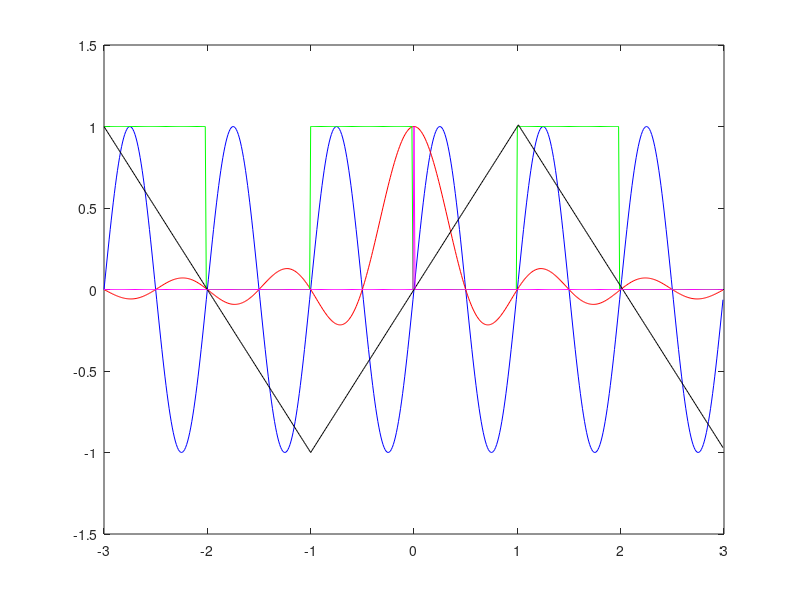

The MATLAB source for this figure:
a=1;

fm = 100;
ini = -3;
fin = 3;

T = 1/fm;
t = ini : T : fin - T;

Y_sin = sin(2 *pi*t);

# SINC

Y_sinc = sin(2*pi*t)./(2*pi*t);

for i = 1 : length(t)
    if abs(t(i)) < 1e-5
        index_cero = i;
        Y_sinc(index_cero) = 1;
    endif
endfor

# ENDSINC

# CUADRADA

fm_cuadrada = 1;
T_cuadrada = 1/fm_cuadrada;
t_cuadrada = ini : T_cuadrada : fin - T_cuadrada;

Y_cuadrada = ones(1, length(t));

flag = false;
for i = 1 : length(t_cuadrada)
    if flag == true
        Y_cuadrada((i-1)*fm : i*fm) = 0;
    endif
    flag = !flag;       
endfor

# ENDCUADRADA

# TRIANGULAR

rate_of_change = 1/fm;

Y_triangular(1) = 1;

for i = 2 : length(t)
    if abs(Y_triangular(i-1)) > 1
        rate_of_change = -rate_of_change;
    endif    
    Y_triangular(i) = Y_triangular(i-1) - rate_of_change;    
endfor

# ENDTRIANGULAR

# ONDA DIRAC

Y_dirac = zeros(1, length(t));
Y_dirac(index_cero) = 1;

# END ONDA DIRAC

# ALEATORIO

Y_aleatorio = rand(1, length(t));

# END ALEATORIO

plot(t, Y_sin, 'b', t, Y_sinc, 'r', t, Y_cuadrada, 'g', t, Y_triangular, 'k', t, Y_dirac, 'm');
#plot(t, Y_aleatorio);

